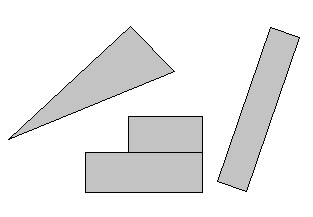
%> input picture Figuras/fig1mod.jpg, 313 x 217 px
$ octave voronoi.m   (GNU Octave 9; MATLAB toolbox functions it lacks are replaced by stand-ins)
%> lines starting %> are read from the running program, lines starting %| are printed output that depends on the picture; in (x1, y1, x2, y2) boxes, pixels count from 0 and x2, y2 are one past the last pixel; in counts of white or black regions, pixels touching at a corner belong together; the program's own positions count from 1
%%%function voronoi(im, ptos, acelerador)

clc, clear all, close all

   %--------------------  ConFIG  -------------------------------%

    im = imread('Figuras/fig1mod.jpg'); % fichero mapa
%> im is the input picture: size 217x313x3 uint8; min 0, max 255, mean 235.6

    robot = 12;   % tamaño robot en pixeles
    border = 2;  % borde para añadir imagen
    modo = 1;    % modo =1 basico, Diagrama de voronoi,
                 % =0 Muestra zonas donde no cabe el robot.
    ajuste1 = 0.2;   % maximo desvio error para punto C recta
    ajuste2 = 0.3;   % porcentaje puntos dentro recta para validar

   %-------------------------------------------------------------%

im = im(:,:,1); %Me quedo una sola componente
%> im: size 217x313 uint8
im = [zeros(length(im),border)'; im; zeros(length(im),border)']; %añadimos bordes top/bot
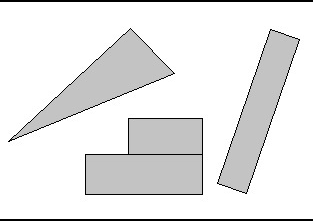
%> im: size 221x313 uint8; min 0, max 255, mean 231.3
im = [zeros(length(im(:,1)),border), im, zeros(length(im(:,1)),border)]; %laterales
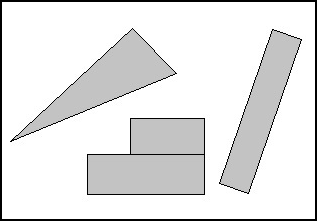
%> im: size 221x317 uint8; min 0, max 255, mean 228.4

figure
imshow(im)

imf = not(im <= 240); %imágen B/W
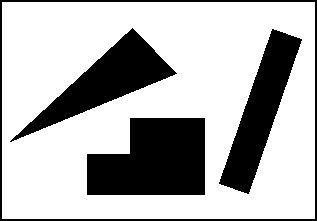
%> imf: size 221x317 logical; 71.1% white; 4 black regions, box (x1, y1, x2, y2) and area: (87, 118, 205, 195) 7538, (10, 28, 177, 142) 5399, (219, 29, 302, 194) 5180, (0, 0, 317, 221) 2136
figure, imshow(imf)

v = corner(imf, 'QualityLevel', 0.3) % Array con los vértices detectados
%> v = 17 rows, first 12: [176 74; 133 30; 220 183; 248 194; 274 30; 302 41; 12 142; 3 3; 3 219; 88 155; 88 195; 130 154]
hold on, plot(v(:,1), v(:,2), '*r')
%> after `plot(v(:,1), v(:,2), '*r')`:
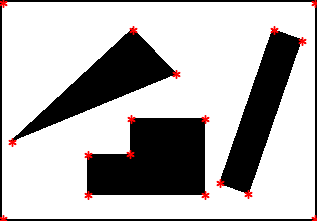
%> figure redrawn from the program's plot data


% Combinaciones vértices
k = 1;
for i=1:length(v) % recorremos v en 2 posiciones diferentes
    for j=1:length(v)
        if i<j % para no repetir pares
            comb(k,:) = [v(i,:), v(j,:)]; % par de vértices
            k = k+1;
        end
    end
end
%> this loop made 17 passes
%> after the loop, comb = 136 rows, first 8: [176 74 133 30; 176 74 220 183; 176 74 248 194; 176 74 274 30; 176 74 302 41; 176 74 12 142; 176 74 3 3; 176 74 3 219]; k = 137
comb %muestra combinaciones


%> (the run ends here)

$ run again, with Figuras/fig2mod.jpg copied over Figuras/fig1mod.jpg
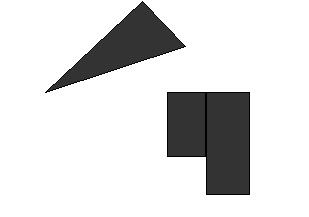
%> input picture Figuras/fig2mod.jpg, 309 x 217 px
%> im is the input picture: size 217x309x3 uint8; min 0, max 255, mean 219.9
%> `imf = not(im <= 240);`:
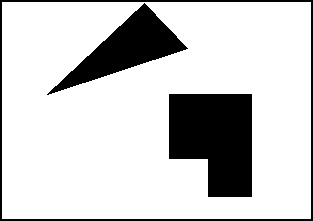
%> imf: size 221x313 logical; 80.5% white; 3 black regions, box (x1, y1, x2, y2) and area: (169, 94, 252, 197) 7067, (47, 3, 188, 95) 4280, (0, 0, 313, 221) 2120
%> v = 13 rows, first 12: [145 4; 187 49; 49 95; 3 3; 3 219; 170 95; 170 159; 208 160; 209 197; 252 95; 252 197; 311 3]
%> `plot(v(:,1), v(:,2), '*r')`:
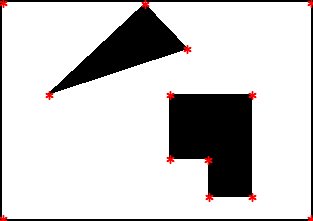
%> figure redrawn from the program's plot data
%> the loop `for i=1:length(v)` made 13 passes
%> after the loop `for i=1:length(v)`: comb = 78 rows, first 8: [145 4 187 49; 145 4 49 95; 145 4 3 3; 145 4 3 219; 145 4 170 95; 145 4 170 159; 145 4 208 160; 145 4 209 197]; k = 79
